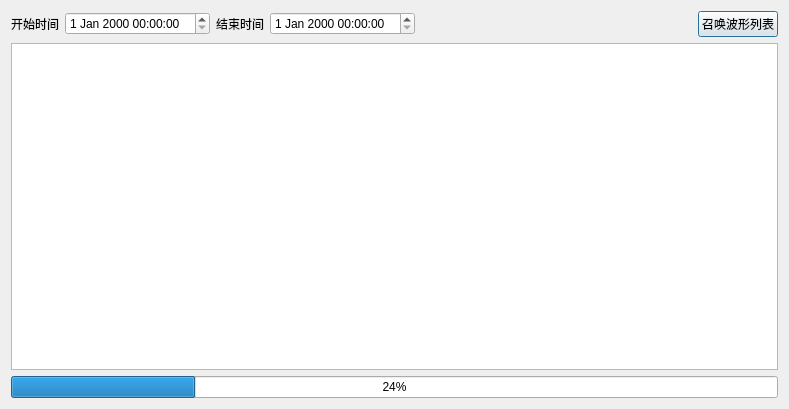
<?xml version="1.0" encoding="UTF-8"?>
<ui version="4.0">
 <class>WaveManageDialog</class>
 <widget class="QDialog" name="WaveManageDialog">
  <property name="geometry">
   <rect>
    <x>0</x>
    <y>0</y>
    <width>789</width>
    <height>409</height>
   </rect>
  </property>
  <property name="windowTitle">
   <string>Dialog</string>
  </property>
  <layout class="QHBoxLayout" name="horizontalLayout_2">
   <item>
    <layout class="QVBoxLayout" name="verticalLayout">
     <item>
      <layout class="QHBoxLayout" name="horizontalLayout">
       <item>
        <widget class="QLabel" name="label">
         <property name="text">
          <string>开始时间</string>
         </property>
        </widget>
       </item>
       <item>
        <widget class="QDateTimeEdit" name="dtStart"/>
       </item>
       <item>
        <widget class="QLabel" name="label_2">
         <property name="text">
          <string>结束时间</string>
         </property>
        </widget>
       </item>
       <item>
        <widget class="QDateTimeEdit" name="dtEnd"/>
       </item>
       <item>
        <spacer name="horizontalSpacer">
         <property name="orientation">
          <enum>Qt::Horizontal</enum>
         </property>
         <property name="sizeHint" stdset="0">
          <size>
           <width>40</width>
           <height>20</height>
          </size>
         </property>
        </spacer>
       </item>
       <item>
        <widget class="QPushButton" name="pushButton">
         <property name="text">
          <string>召唤波形列表</string>
         </property>
        </widget>
       </item>
      </layout>
     </item>
     <item>
      <widget class="QTableWidget" name="tableWidget"/>
     </item>
     <item>
      <widget class="QProgressBar" name="progressBar">
       <property name="value">
        <number>24</number>
       </property>
      </widget>
     </item>
    </layout>
   </item>
  </layout>
 </widget>
 <resources/>
 <connections/>
</ui>
